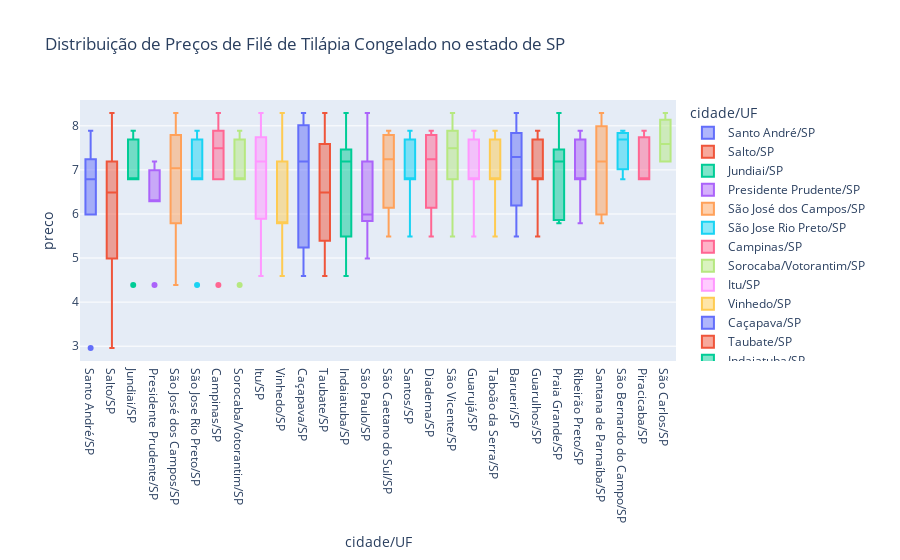

The code cell stored with this chart in its notebook:
### Code cell
fig_2 = px.box(dist_uf, x="cidade/UF", y='preco', color='cidade/UF',  
               hover_data=disp_preco_produto.columns.unique(), 
               title = "Distribuição de Preços de Filé de Tilápia Congelado no estado de " + selecao_estado)
fig_2.show()
